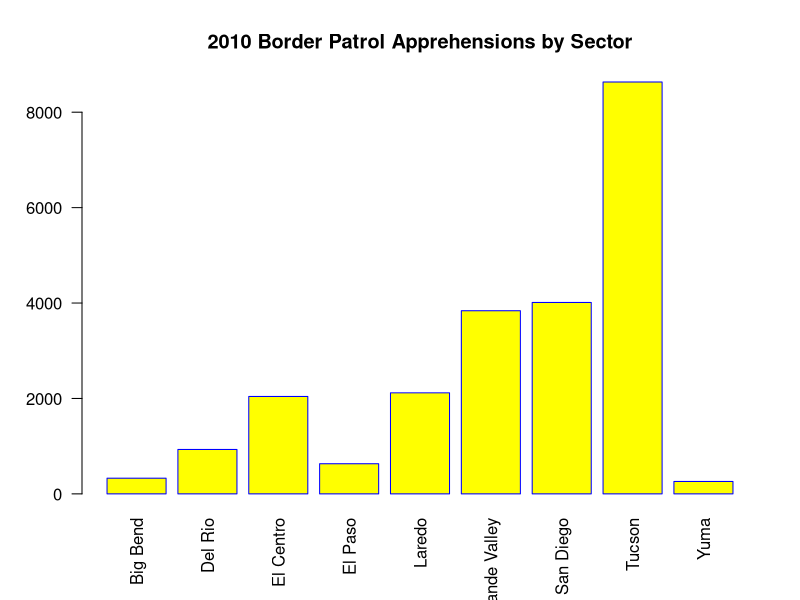
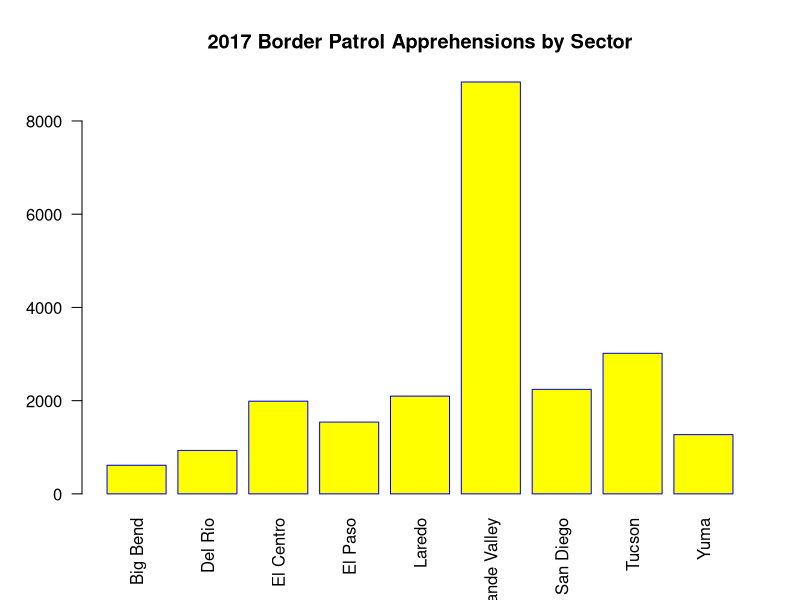
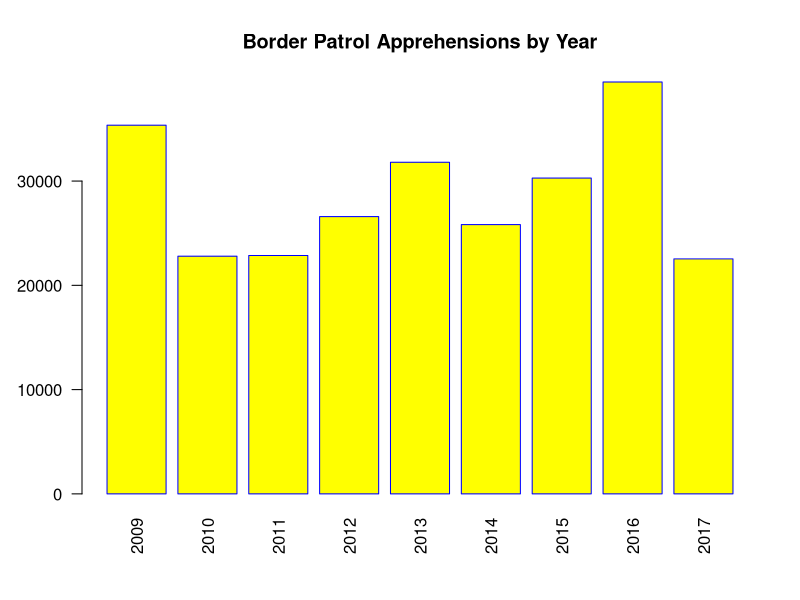
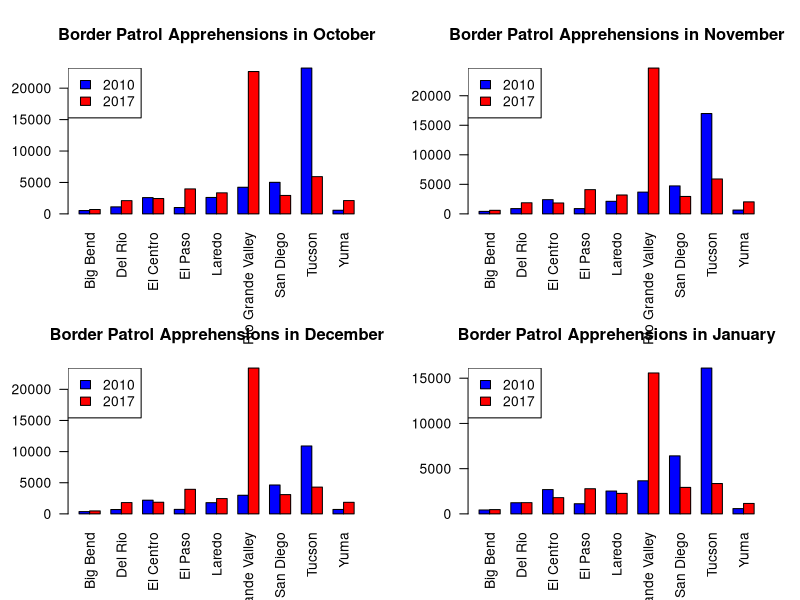
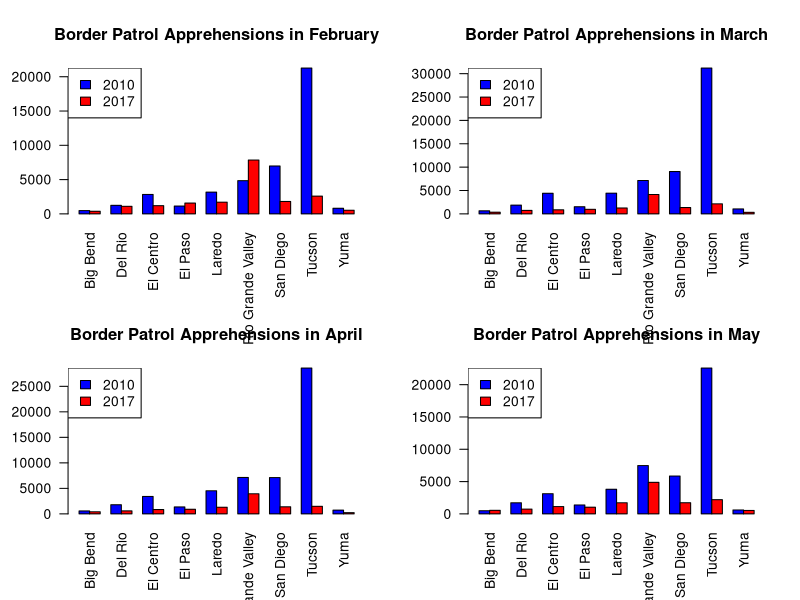
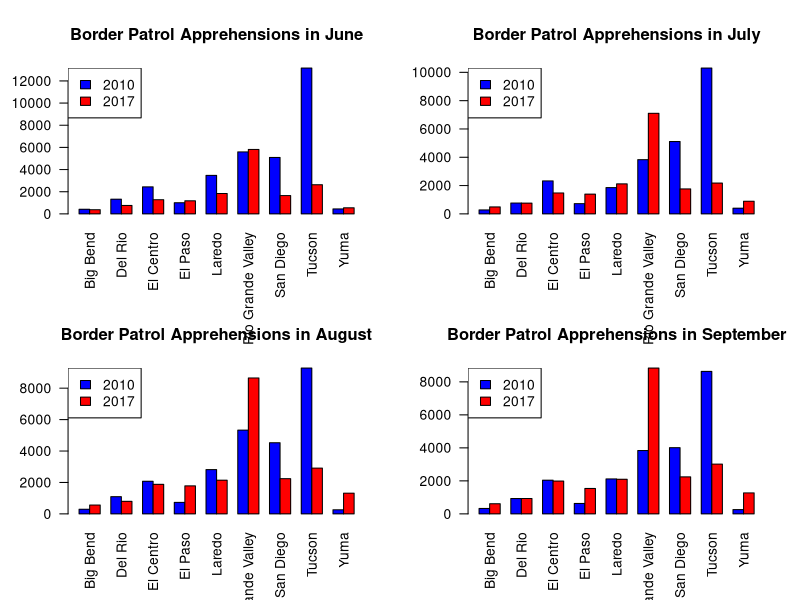
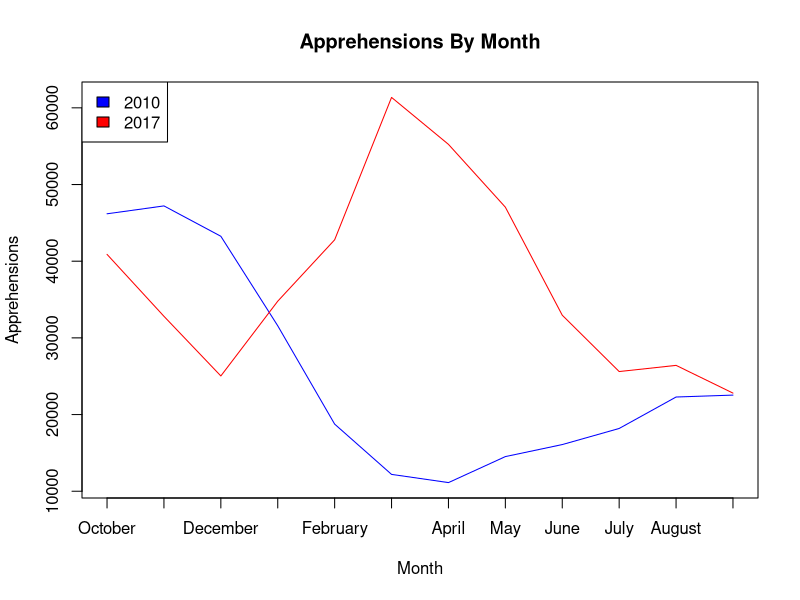

These figures' R source, in order:
## ---- chunk 1
## Reading in Data
BP2010 <- read.csv("BP Apprehensions 2010.csv", header = TRUE, stringsAsFactors = FALSE)
PB2017 <- read.csv("PB Apprehensions 2017.csv", header = TRUE, stringsAsFactors = TRUE)
PBmonthly <- read.csv("monthly_sum.csv", header = TRUE, stringsAsFactors = TRUE)
rownames(PBmonthly) <- PBmonthly[,1]

## Displaying Data By Sector
rownames(BP2010) <- BP2010[,1]
x <- barplot(BP2010[1:9,13], names.arg = rownames(BP2010)[1:9],
        las=2,
        axisnames=TRUE,
        main="2010 Border Patrol Apprehensions by Sector",
        border="blue",
        col="yellow")

rownames(PB2017) <- PB2017[,1]
barplot(PB2017[1:9,13], names.arg = rownames(PB2017)[1:9],
        las=2,
        axisnames=TRUE,
        main="2017 Border Patrol Apprehensions by Sector",
        border="blue",
        col="yellow")

##Display Data By Year
barplot(rev(PBmonthly[1:9,13]), names.arg = rev(rownames(PBmonthly)[1:9]),
        las=2,
        axisnames=TRUE,
        main="Border Patrol Apprehensions by Year",
        border="blue",
        col="yellow")
## ---- chunk 2
## T-test for Tucson in 2010 and Rio Grande Valley in 2017
t2010 <- t(BP2010)
t2017 <- t(PB2017)
t.test(as.numeric(t2010[2:13, 8]), as.numeric(t2017[2:13, 6]))


## Creates a 2 x 9 matrix from the 2010 data and 2017 for specified month
sideBySideMatrix <- function(month){
  matrix(c(BP2010[1:9,month], PB2017[1:9,month]), nrow = 2, byrow = TRUE)
}

## Creates the barplot for a given month
sideBySideBarPlot <- function(month, monthString){
  barplot(sideBySideMatrix(month), names.arg = rownames(BP2010),
          las=2,
          axisnames=TRUE,
          beside=TRUE,
          col=c("blue", "red"),
          main = paste("Border Patrol Apprehensions in", monthString, sep=" "))
  legend("topleft", 
       c("2010", "2017"), 
       fill = c("blue", "red"))
}

## Creates the side by side bar plots for each month
par(mfrow=c(2,2))
sideBySideBarPlot(2, "October")
sideBySideBarPlot(3, "November")
sideBySideBarPlot(4, "December")
sideBySideBarPlot(5, "January")
sideBySideBarPlot(6, "February")
sideBySideBarPlot(7, "March")
sideBySideBarPlot(8, "April")
sideBySideBarPlot(9, "May")
sideBySideBarPlot(10, "June")
sideBySideBarPlot(11, "July")
sideBySideBarPlot(12, "August")
sideBySideBarPlot(13, "September")
par(mfrow=c(1,1))


#overlays the plots of 2 lines 1 blue and 1 red; for use with the apprehensions by month of 2010 and 2017
twolineplot <- function(){
  x <-  factor(2:13, labels = c("October", "November", "December", "January", "February", "March", "April","May","June","July","August","September"))
  t2010 <- as.numeric(PBmonthly[1,2:13])
  t2017 <- as.numeric(PBmonthly[8, 2:13])
  plot.default(t2010 ~ x, type="n", xlab = "Month", ylab = "Apprehensions", main = "Apprehensions By Month", ylim = c(min(t2010),max(t2017)), xaxt = "n")
  axis(1, at = as.numeric(x), labels = levels(x))
  lines(t2010 ~ x, col="blue")
  lines(t2017 ~ x, col="red")
  legend("topleft", 
         c("2010", "2017"), 
         fill = c("blue", "red"))
}
## ---- chunk 3
twolineplot()
